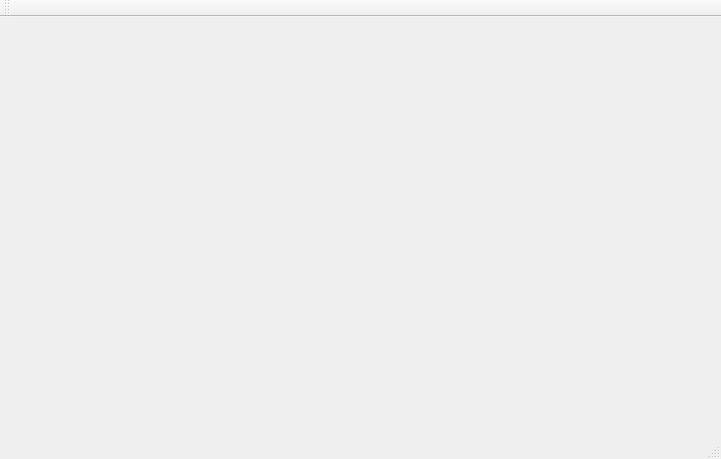
<?xml version="1.0" encoding="UTF-8"?>
<ui version="4.0">
 <class>MainWindow</class>
 <widget class="QMainWindow" name="MainWindow">
  <property name="geometry">
   <rect>
    <x>0</x>
    <y>0</y>
    <width>721</width>
    <height>459</height>
   </rect>
  </property>
  <property name="windowTitle">
   <string>MainWindow</string>
  </property>
  <widget class="QWidget" name="centralWidget"/>
  <widget class="QMenuBar" name="menuBar">
   <property name="geometry">
    <rect>
     <x>0</x>
     <y>0</y>
     <width>721</width>
     <height>23</height>
    </rect>
   </property>
  </widget>
  <widget class="QToolBar" name="mainToolBar">
   <attribute name="toolBarArea">
    <enum>TopToolBarArea</enum>
   </attribute>
   <attribute name="toolBarBreak">
    <bool>false</bool>
   </attribute>
  </widget>
  <widget class="QStatusBar" name="statusBar"/>
 </widget>
 <layoutdefault spacing="6" margin="11"/>
 <resources/>
 <connections/>
</ui>
